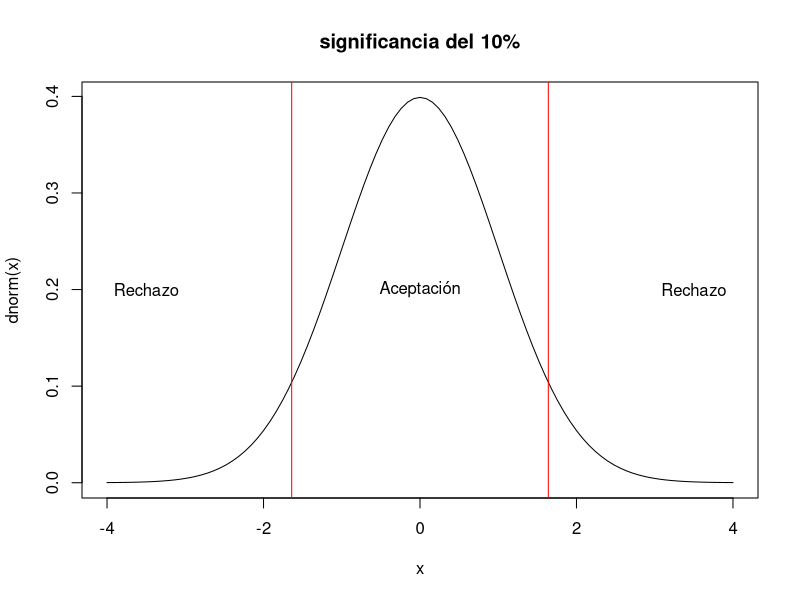
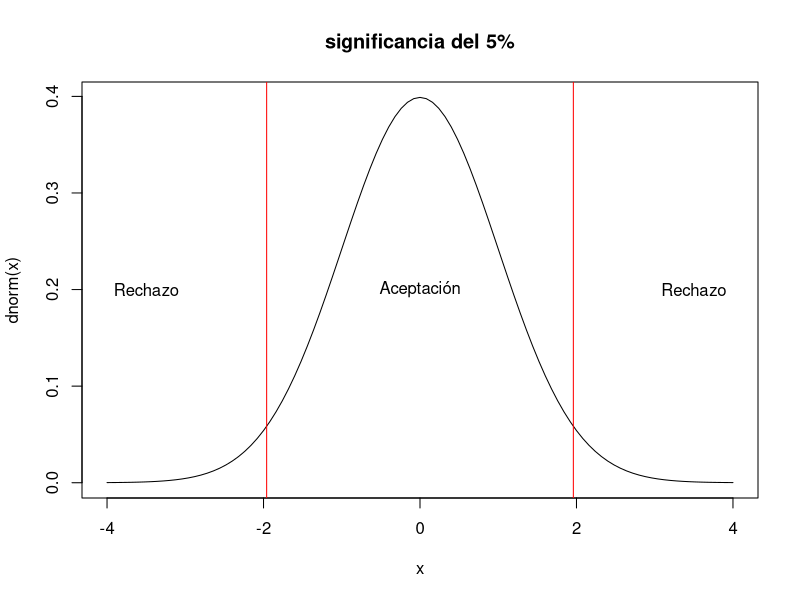
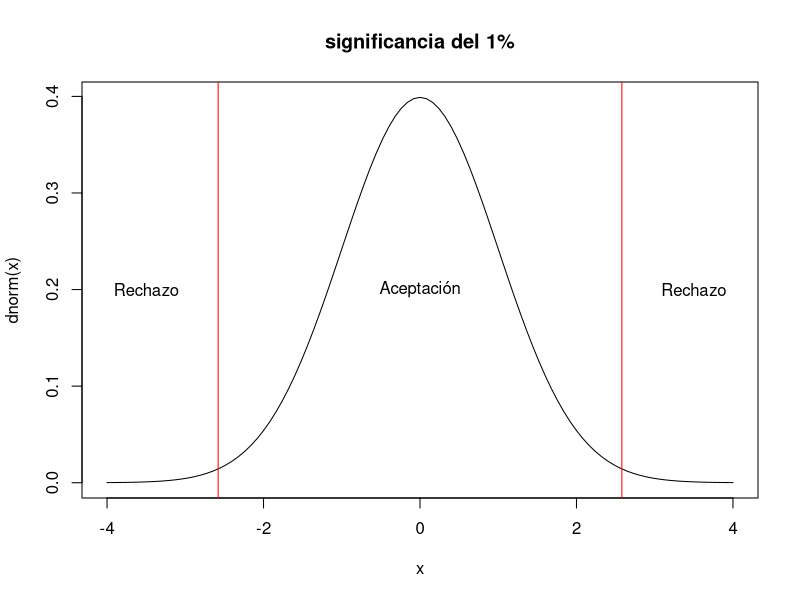

R code for these plots, in order:
## ---- chunk 1
curve(dnorm(x),xlim=c(-4,4),main="significancia del 10%")
#
abline(v=c(-1.64,1.64),col="red")
text(c(-3.5,0,3.5),rep(0.2,3),c("Rechazo","Aceptación","Rechazo"))
# al 5 %
curve(dnorm(x),xlim=c(-4,4),main="significancia del 5%")
abline(v=c(-1.96,1.96),col="red")
text(c(-3.5,0,3.5),rep(0.2,3),c("Rechazo","Aceptación","Rechazo"))
# al 1 %
curve(dnorm(x),xlim=c(-4,4),main="significancia del 1%")
abline(v=c(-2.58,2.58),col="red")
text(c(-3.5,0,3.5),rep(0.2,3),c("Rechazo","Aceptación","Rechazo"))
#qnorm(0.01/2)
